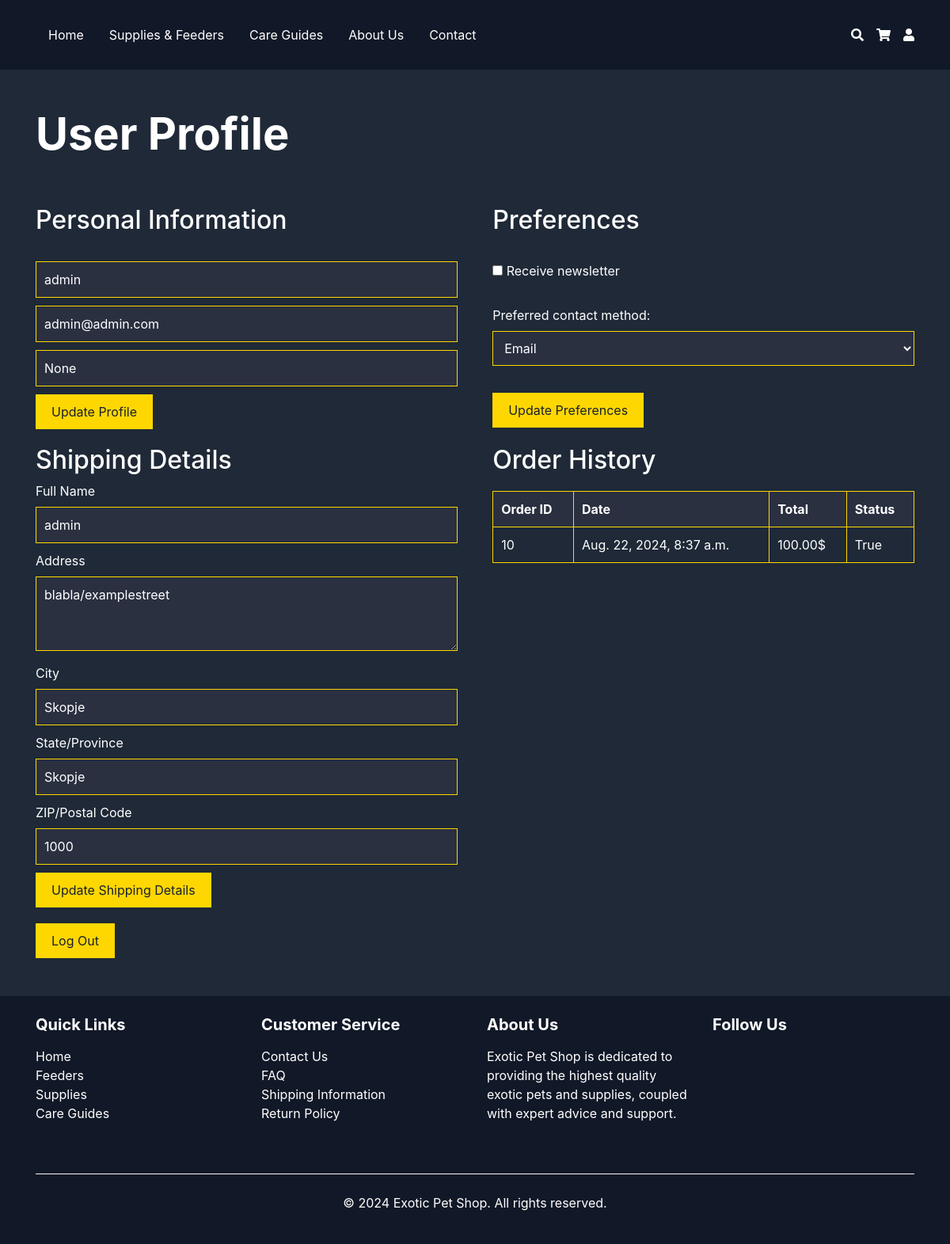
/userProfile/ (signed in), run on an earlier commit of the app's database.
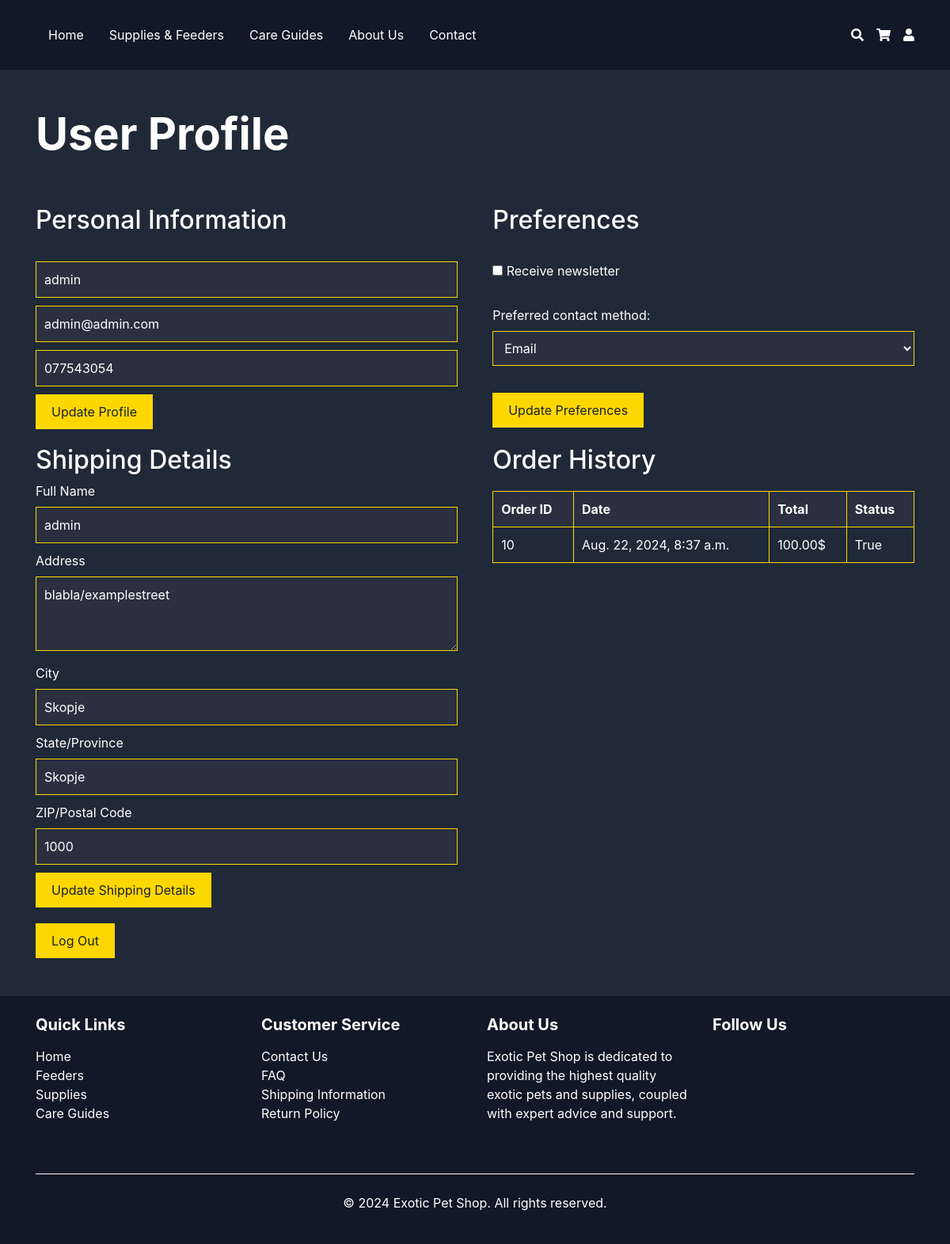
And on a later commit of the database.
### Store/models.py (models this page shows, shortened)
class UserProfile(models.Model):
    user = OneToOneField(User, on_delete=models.CASCADE)
    phone = models.CharField(max_length=20, null=True, blank=True)
    shipping_name = models.CharField(max_length=200, null=True, blank=True)
    shipping_address = models.TextField(null=True, blank=True)
    shipping_city = models.CharField(max_length=200, null=True, blank=True)
    shipping_state = models.CharField(max_length=200, null=True, blank=True)
    shipping_zip = models.CharField(max_length=200, null=True, blank=True)
    cart = models.OneToOneField(Cart, on_delete=models.SET_NULL, null=True, blank=True)

### Store/views.py (the view)
# urls.py: path('userProfile/', views.display_userProfile, name='userProfile'),
@login_required
def display_userProfile(request):
    user = request.user
    user_profile, created = UserProfile.objects.get_or_create(user=user)
    orders = Order.objects.filter(user=request.user)
    return render(request, 'userProfile.html', {'user': user, 'user_profile': user_profile, 'orders': orders})

### templates/userProfile.html (shortened to what this page needs)
{% extends 'layout.html' %}
{% load static %}
{% block content %}
<link rel="stylesheet" type="text/css" href="{% static 'css/userProfile.css' %}">
<div class="container py-5">
    <h1 class="mb-8 display-4 font-weight-bold pb-5">User Profile</h1>
    <div class="profile-container">
        <div class="profile-section">
            <h2 class="pb-4">Personal Information</h2>
            <form id="profile-form" action="{% url 'Store:update_profile' %}" method="post">
                <input type="text" id="fullName" name="fullName" placeholder="Full Name" required value="{{ user.username }}">
                <input type="email" id="email" name="email" placeholder="Email Address" required value="{{ user.email }}">
                <input type="tel" id="phone" name="phone" placeholder="Phone Number" value="{{ user_profile.phone }}">
                <button type="submit">Update Profile</button>
            </form>
        </div>
        <div class="profile-section">
            <h2 class="pb-4">Preferences</h2>
            <form id="preferences-form">
                <label>
                    <input type="checkbox" id="newsletter" name="newsletter">
                    Receive newsletter
                </label>
                <br><br>
                <label>Preferred contact method:</label>
                <select id="contactMethod" name="contactMethod">
                    <option value="email">Email</option>
                </select>
                <br><br>
                <button type="submit">Update Preferences</button>
            </form>
        </div>
        <div class="profile-section">
            <h2>Shipping Details</h2>
            <form id="shipping-form" action="{% url 'Store:update_shipping_details' %}" method="post">
                <label for="shippingName">Full Name</label>
                <input type="text" id="shippingName" name="shippingName" placeholder="Full Name" required value="{{ user_profile.shipping_name }}">
                <label for="shippingAddress">Address</label>
                <textarea id="shippingAddress" name="shippingAddress" placeholder="Address" rows="3" required>{{ user_profile.shipping_address }}</textarea>
                <label for="shippingCity">City</label>
                <input type="text" id="shippingCity" name="shippingCity" placeholder="City" required value="{{ user_profile.shipping_city }}">
                <label for="shippingState">State/Province</label>
                <input type="text" id="shippingState" name="shippingState" placeholder="State/Province" required value="{{ user_profile.shipping_state }}">
                <label for="shippingZip">ZIP/Postal Code</label>
                <input type="text" id="shippingZip" name="shippingZip" placeholder="ZIP/Postal Code" required value="{{ user_profile.shipping_zip }}">
                <button type="submit">Update Shipping Details</button>
            </form>
        </div>
        <div class="profile-section">
            <h2>Order History</h2>
            <table>
                <thead>
                    <tr>
                        <th>Order ID</th>
                        <th>Date</th>
                        <th>Total</th>
                        <th>Status</th>
                    </tr>
                </thead>
                <tbody id="order-history">
                    {% for order in orders %}
                        <tr>
                            <td>{{ order.id }}</td>
                            <td>{{ order.date_ordered }}</td>
                            <td>{{ order.transaction_price }}$</td>
                            <td>{{ order.complete }}</td>
                        </tr>
                    {% empty %}
                        <tr>
                            <td colspan="4">No orders found.</td>
                        </tr>
                    {% endfor %}
                </tbody>
            </table>
        </div>
    </div>
    <form action="{% url 'logout' %}" method="post">
        <button type="submit">Log Out</button>
    </form>
</div>
{% endblock %}

What changed in the data, as far as the page shows it:
changed UserProfile "admin": phone "None" → "077543054"
